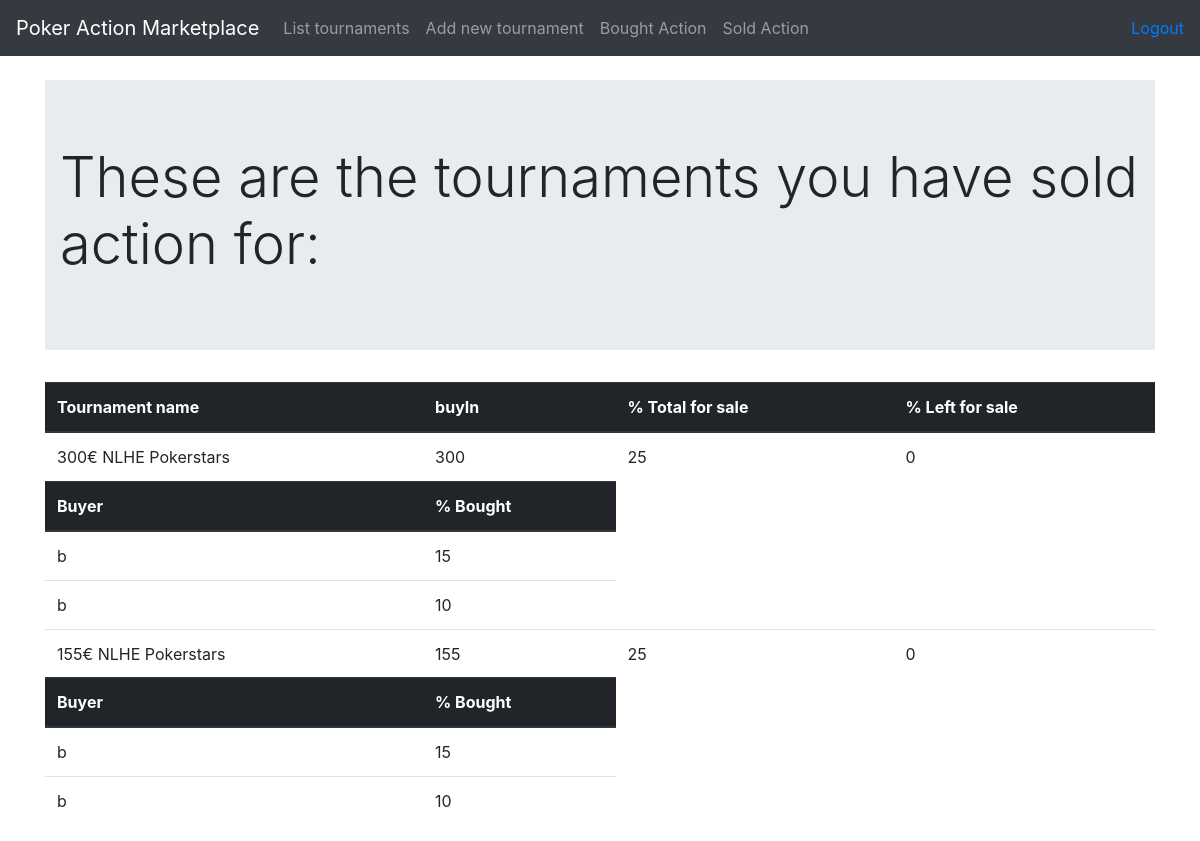
The page /tournaments/sold (signed in) on the database as committed earlier.
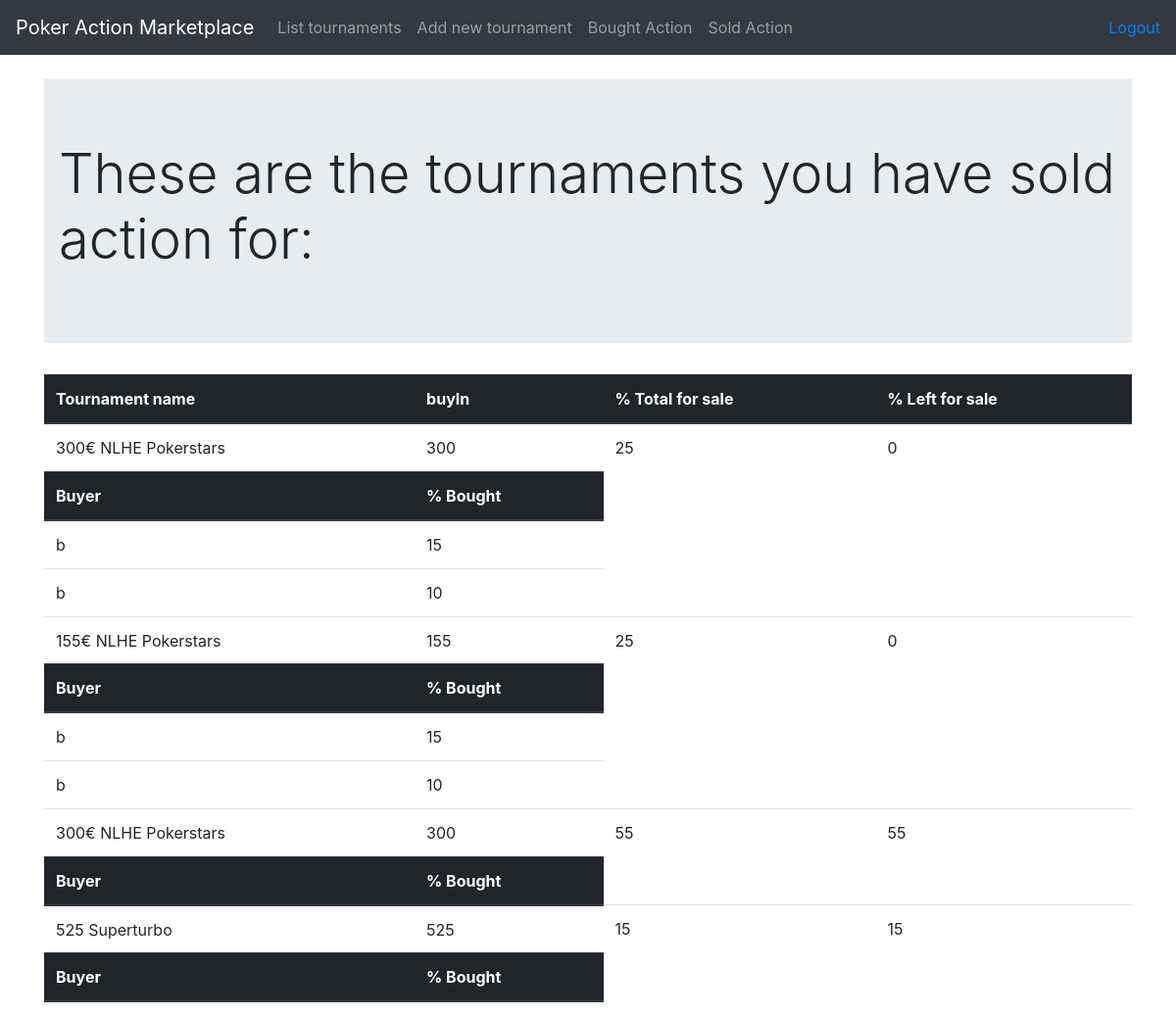
The same page on the database as committed later.
### application/tournamentPackages/models.py (models this page shows, shortened)
class TournamentPackage(Base):
    tournament = db.Column(db.String(144), nullable=False)
    buyin = db.Column(db.Integer, nullable=False)
    pcttobesold = db.Column(db.Integer, nullable=False)
    pctleft = db.Column(db.Integer, nullable=False)
    account_id = db.Column(db.Integer, db.ForeignKey('account.id'), nullable=False)
    @staticmethod
    def tournaments_sold_action_from(id):
        stmt = text("SELECT tournament, buyin, pcttobesold, pctleft, tournament_package.id FROM tournament_package "
        "LEFT join account on tournament_package.account_id = account.id "
        "where account_id = {}".format(id))
        res = db.engine.execute(stmt)
        class soldTournaments:
            def __init__(self, tournament, buyin, pcttobesold, pctleft, id):
                self.tournament = tournament
                self.buyin = buyin
                self.pcttobesold = pcttobesold
                self.pctleft = pctleft
                self.id = id
                self.buyers = []
        tournaments = []
        for row in res:
            temp = list(row)
            tournm = soldTournaments(temp[0], temp[1], temp[2], temp[3], temp[4])
            tournaments.append(tournm)
            tournm.buyers = TournamentPackage.buyers_for_tournament(temp[4])
        return tournaments
    @staticmethod
    def buyers_for_tournament(tournamentid):
        stmt = text("SELECT buyer_id, actionboughtpct, account.name from bought_action_from_tournament LEFT JOIN account on buyer_id = account.id "
                    "where bought_action_from_tournament.tournament_package_id ={}".format(tournamentid))
        res = db.engine.execute(stmt)
        buyers = []
        for row in res:
            temp = list(row)
            buyers.append(temp)
        return buyers

### application/tournamentPackages/views.py (the view)
@app.route('/tournaments/sold', methods=["GET"])
@login_required
def show_sold_tournaments():
    soldtournaments = TournamentPackage.tournaments_sold_action_from(current_user.id)
    for row in soldtournaments:
        print(row.tournament)
        for tour in row.buyers:
            print(tour)
    return render_template('tournaments/sold.html', soldTournaments = soldtournaments)

### application/__init__.py (called while the page is built)
@login_manager.user_loader
def load_user(user_id):
    return User.query.get(user_id)

### application/templates/tournaments/sold.html
{% extends "layout.html" %}
{% block body %}
<div class="jumbotron jumbotron-fluid">
  <div class="container">
    <h1 class="display-4">These are the tournaments you have sold action for:</h1>
  </div>
</div>
<table class="table">
  <thead class="thead-dark">
    <th scope="col">Tournament name</th>
    <th scope="col">buyIn</th>
    <th scope="col">% Total for sale</th>
    <th scope="col">% Left for sale</th>
    </thead>
{% for tournament in soldTournaments %}
<tr>
  <td>{{ tournament.tournament }}</td>
  <td>{{ tournament.buyin }}</td>
  <td>{{ tournament.pcttobesold }}</td>
  <td>{{ tournament.pctleft }}</td>
  <tr>
    <thead class="thead-dark">
    <th scope="col">Buyer</th>
    <th scope="col">% Bought</th>
    </thead>
  </tr>
  {% for buyer in tournament.buyers %}
  <tr>
    <td>{{ buyer[2] }}</td>
    <td>{{ buyer[1] }}</td>
  </tr>
    {% endfor %}
</tr>
{% endfor %}
</table>
{% endblock %}

Rows that differ between the two databases and show on the page:
added TournamentPackage: tournament "300€ NLHE Pokerstars", buyin "300", pcttobesold "55", pctleft "55"
added TournamentPackage: tournament "525 Superturbo", buyin "525", pcttobesold "15", pctleft "15"
